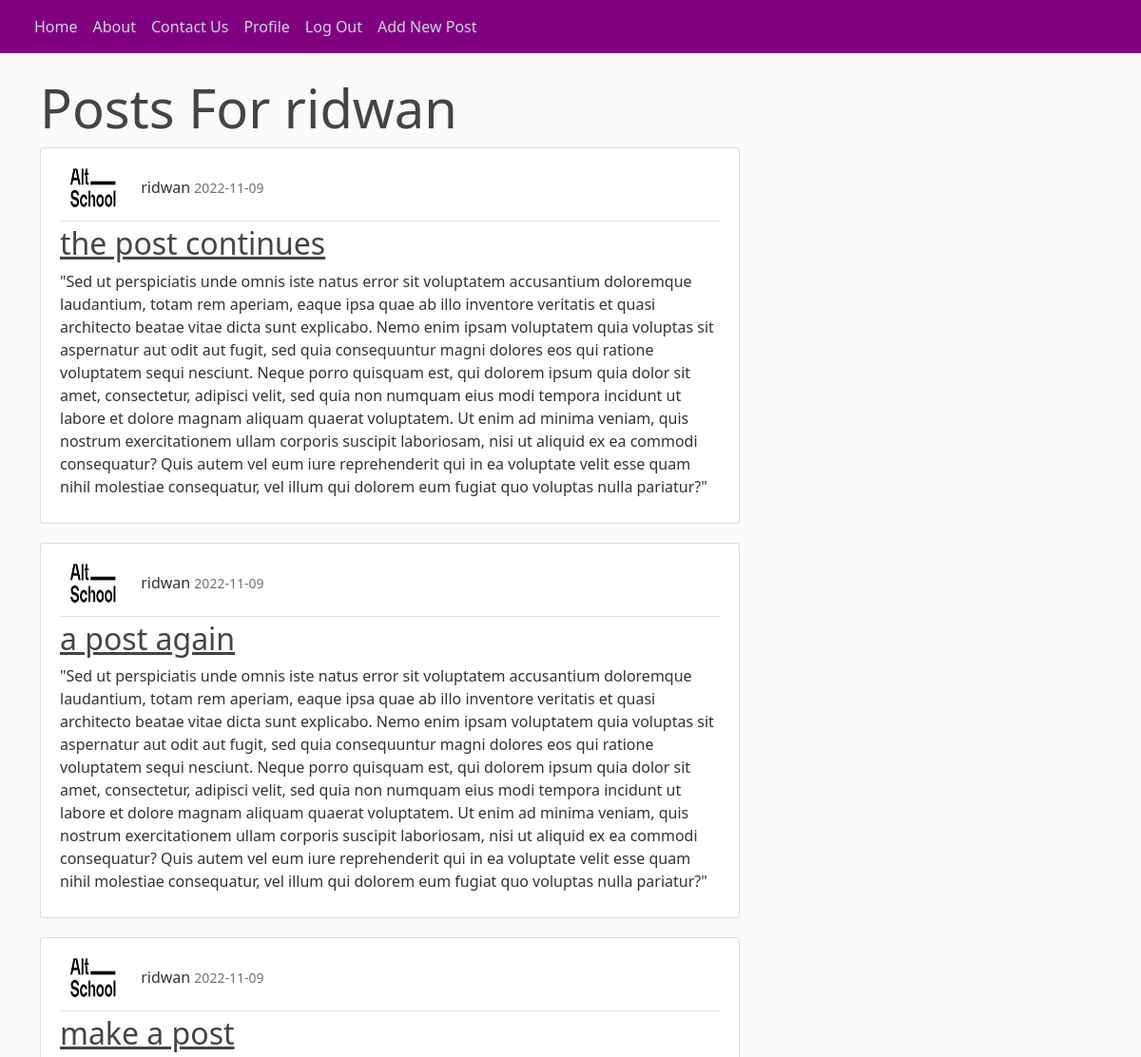
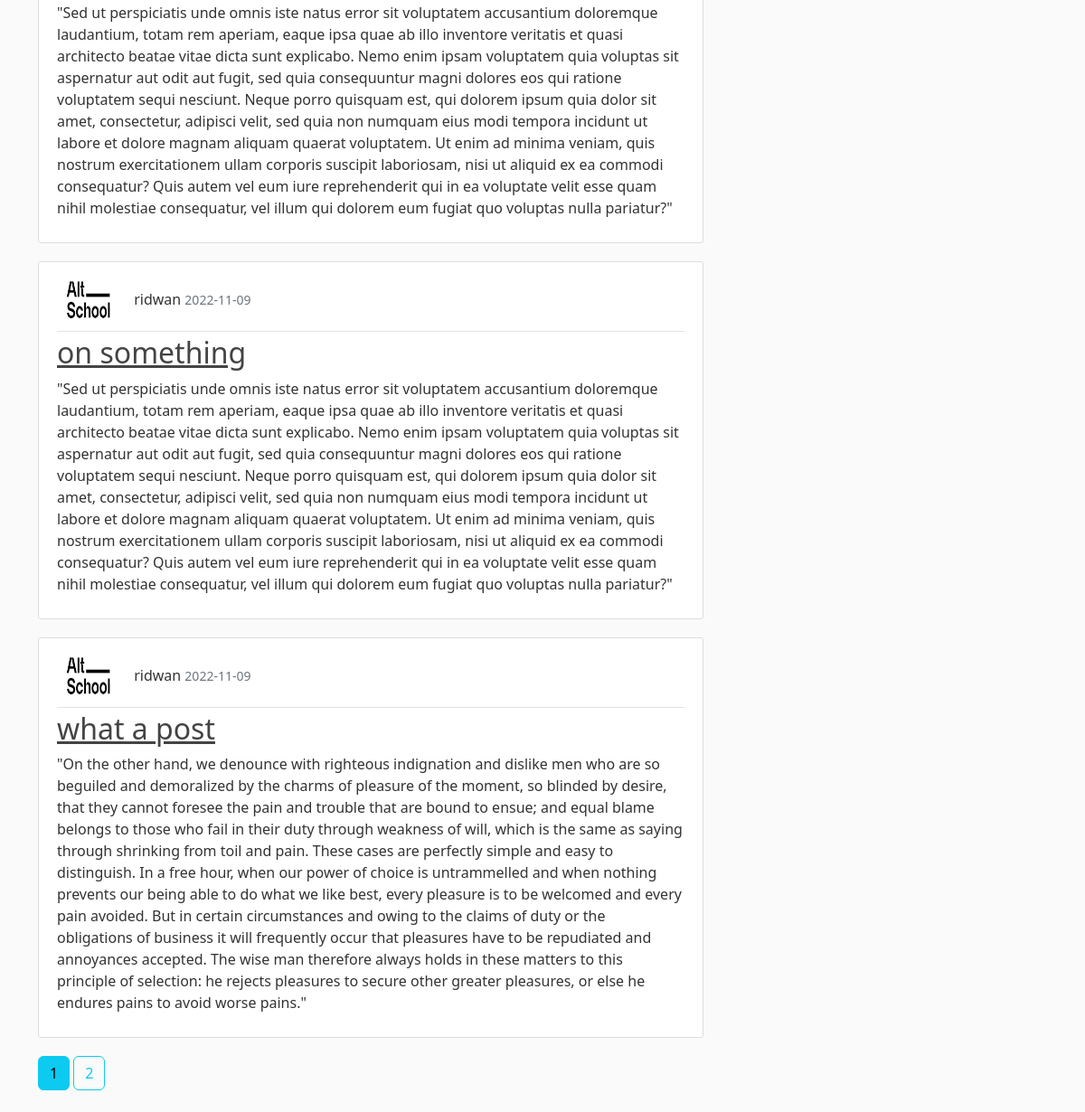
The app's page /user/1/posts (signed in) with its own data (2 pictures, top to bottom).
### altschool_blog_project/models.py (models this page shows, shortened)
class User(db.Model,UserMixin):
    __tablename__ = 'user'
    id = db.Column(db.Integer(), primary_key=True)
    username = db.Column(db.String(20), unique=True, nullable = False)
    email = db.Column(db.String(120), unique=True, nullable = False)
    image_file = db.Column(db.String(20), nullable = False, default = 'default.jpeg')
    password = db.Column(db.String(60), nullable = False)
    post = db.relationship('Post', backref = 'author', lazy=True)

class Post(db.Model):
    __tablename__ = 'post'
    id = db.Column(db.Integer(), primary_key=True)
    title = db.Column(db.String(100), nullable = False)
    date_posted = db.Column(db.DateTime, default=datetime.utcnow)
    content = db.Column(db.Text(), nullable = False)
    user_id = db.Column(db.Integer, db.ForeignKey('user.id'), nullable = False)

### altschool_blog_project/routes.py (the view)
@app.route('/user/<int:user_id>/posts', methods=['GET', 'POST'])
@login_required
def get_user_posts(user_id):
    page = request.args.get('page', 1, type=int)
    author = User.query.get_or_404(user_id)
    posts = Post.query.filter_by(author = author).order_by(Post.date_posted.desc()).paginate(page=page, per_page = 5)
    return render_template('user_posts.html', title = author.username, author = author, posts = posts)

### altschool_blog_project/models.py (called while the page is built)
@login_manager.user_loader
def load_user(user_id):
    return User.query.get(int(user_id))

### altschool_blog_project/templates/user_posts.html
{% extends "base.html" %}
{% block content %}
    <div class="jumbotron">
        <h1 class="display-4"> Posts For {{author.username}} </h1>
    </div>
    {% for post in posts.items %}
        <article class="media content-section">
            <div class="media-body">
                <div class="article-metadata">
                    <img class="rounded-circle article-img" src="{{url_for('static', filename='profile_pics/'+post.author.image_file)}}" alt="">
                    {{ post.author.username }}
                    <small class="text-muted">{{ post.date_posted.strftime('%Y-%m-%d ') }}</small>
                </div>
                <h2><a class="article-title" href="{{url_for('post', post_id=post.id)}}">{{ post.title }}</a></h2>
                <p class="article-content">{{ post.content }}</p>
            </div>
        </article>
    {% endfor %}
    {% for page_num in posts.iter_pages(left_edge = 1, right_edge = 1, left_current = 1, right_current = 2) %}
    {% if page_num %}
        {% if posts.page == page_num %}
            <a class="btn btn-info mb-4" href="{{url_for('home', page = page_num)}}"> {{page_num}} </a>
        {% else %}
            <a class="btn btn-outline-info mb-4" href="{{url_for('home', page = page_num)}}"> {{page_num}} </a>
        {% endif %}
    {% else %}
        ...
    {% endif %}
{% endfor %}
{% endblock %}

### altschool_blog_project/static/main.css (style rules this page uses)
body { background: #fafafa; color: #333333; margin-top: 5rem; }
h1, h2, h3, h4, h5, h6 { color: #444444; }
.content-section { background: #ffffff; padding: 10px 20px; border: 1px solid #dddddd; border-radius: 3px; margin-bottom: 20px; }
.article-title { color: #444444; }
.article-content { white-space: pre-line; }
.article-img { height: 65px; width: 65px; margin-right: 16px; }
.article-metadata { padding-bottom: 1px; margin-bottom: 4px; border-bottom: 1px solid #e3e3e3 }

### records on screen
User: username "ridwan"
Post: image_file (placeholder picture), author.username "ridwan", date_posted "2022-11-09", title "the post continues", content "\"Sed ut perspiciatis unde omnis iste natus error sit voluptatem accusantium doloremque laudantium, totam rem aperiam, eaque ipsa quae ab illo inventore veritatis et quasi architecto beatae vitae dicta sunt explicabo. Nemo enim ipsam voluptatem quia voluptas sit aspernatur aut odit aut fugit, sed quia consequuntur magni dolores eos qui ratione voluptatem sequi nesciunt. Neque porro quisquam est, qui dolorem ipsum quia dolor sit amet, consectetur, adipisci velit, sed quia non numquam eius modi tempora incidunt ut labore et dolore magnam aliquam quaerat voluptatem. Ut enim ad minima veniam, quis nostrum exercitationem ullam corporis suscipit laboriosam, nisi ut aliquid ex ea commodi…"
Post: image_file (placeholder picture), author.username "ridwan", date_posted "2022-11-09", title "a post again", content "\"Sed ut perspiciatis unde omnis iste natus error sit voluptatem accusantium doloremque laudantium, totam rem aperiam, eaque ipsa quae ab illo inventore veritatis et quasi architecto beatae vitae dicta sunt explicabo. Nemo enim ipsam voluptatem quia voluptas sit aspernatur aut odit aut fugit, sed quia consequuntur magni dolores eos qui ratione voluptatem sequi nesciunt. Neque porro quisquam est, qui dolorem ipsum quia dolor sit amet, consectetur, adipisci velit, sed quia non numquam eius modi tempora incidunt ut labore et dolore magnam aliquam quaerat voluptatem. Ut enim ad minima veniam, quis nostrum exercitationem ullam corporis suscipit laboriosam, nisi ut aliquid ex ea commodi…"
Post: image_file (placeholder picture), author.username "ridwan", date_posted "2022-11-09", title "make a post", content "\"Sed ut perspiciatis unde omnis iste natus error sit voluptatem accusantium doloremque laudantium, totam rem aperiam, eaque ipsa quae ab illo inventore veritatis et quasi architecto beatae vitae dicta sunt explicabo. Nemo enim ipsam voluptatem quia voluptas sit aspernatur aut odit aut fugit, sed quia consequuntur magni dolores eos qui ratione voluptatem sequi nesciunt. Neque porro quisquam est, qui dolorem ipsum quia dolor sit amet, consectetur, adipisci velit, sed quia non numquam eius modi tempora incidunt ut labore et dolore magnam aliquam quaerat voluptatem. Ut enim ad minima veniam, quis nostrum exercitationem ullam corporis suscipit laboriosam, nisi ut aliquid ex ea commodi…"
Post: image_file (placeholder picture), author.username "ridwan", date_posted "2022-11-09", title "on something", content "\"Sed ut perspiciatis unde omnis iste natus error sit voluptatem accusantium doloremque laudantium, totam rem aperiam, eaque ipsa quae ab illo inventore veritatis et quasi architecto beatae vitae dicta sunt explicabo. Nemo enim ipsam voluptatem quia voluptas sit aspernatur aut odit aut fugit, sed quia consequuntur magni dolores eos qui ratione voluptatem sequi nesciunt. Neque porro quisquam est, qui dolorem ipsum quia dolor sit amet, consectetur, adipisci velit, sed quia non numquam eius modi tempora incidunt ut labore et dolore magnam aliquam quaerat voluptatem. Ut enim ad minima veniam, quis nostrum exercitationem ullam corporis suscipit laboriosam, nisi ut aliquid ex ea commodi…"
Post: image_file (placeholder picture), author.username "ridwan", date_posted "2022-11-09", title "what a post", content "\"On the other hand, we denounce with righteous indignation and dislike men who are so beguiled and demoralized by the charms of pleasure of the moment, so blinded by desire, that they cannot foresee the pain and trouble that are bound to ensue; and equal blame belongs to those who fail in their duty through weakness of will, which is the same as saying through shrinking from toil and pain. These cases are perfectly simple and easy to distinguish. In a free hour, when our power of choice is untrammelled and when nothing prevents our being able to do what we like best, every pleasure is to be welcomed and every pain avoided. But in certain circumstances and owing to the claims of duty or the…"

### other values on screen
{{ page_num }} "1"
{{ page_num }} "2"
